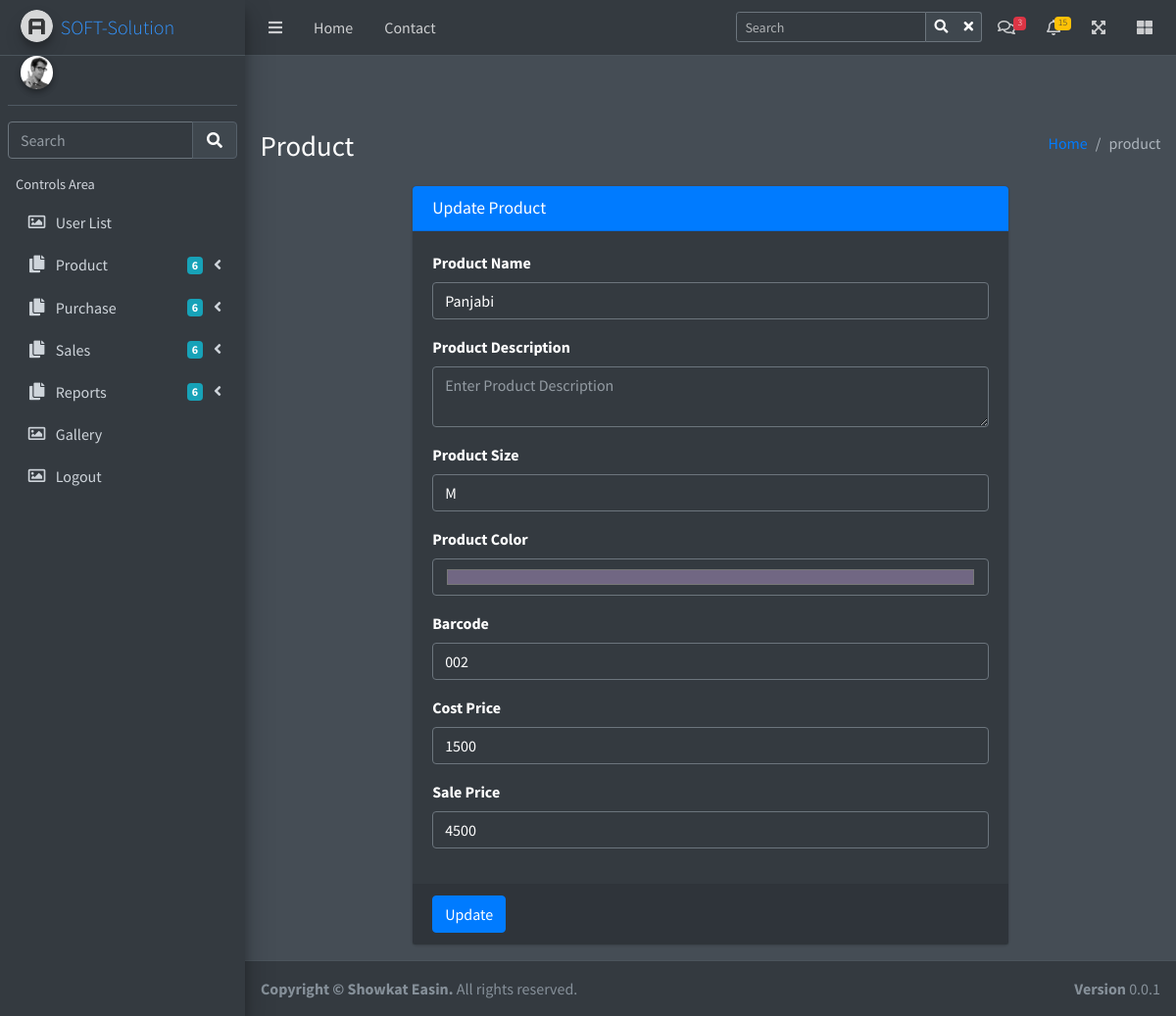
/productedit.php?id=6, run on the app's committed database.
### tables this page shows
CREATE TABLE `tbl_product` (
  `id` int(11) NOT NULL,
  `name` varchar(120) NOT NULL,
  `des` text NOT NULL,
  `size` varchar(10) NOT NULL,
  `color` varchar(20) NOT NULL,
  `barcode` varchar(20) NOT NULL,
  `costPrice` float NOT NULL,
  `salePrice` float NOT NULL
);

### Classes/Product.php (called while the page is built, shortened)
<?php
class Product
{
	private $con="";
	function __construct()
	{
	   $this->con=new mysqli("localhost","root","","pos_batch05");
	}
     function findProduct($id){
        $sql= $this->con->query("SELECT * FROM tbl_product WHERE id='$id'");
        return $sql;
    }
}

### productedit.php (the view, shortened to what this page needs)
<?php
  include "includes/header.php";
?>
  <?php
  include "includes/loader.php";
  ?>
  <?php
  include "includes/navbar.php";
  ?>
  <?php
  include "includes/mainslider.php";
  ?>
  <div class="content-wrapper">
    <div class="content-header">
      <div class="container-fluid">
        <div class="row mb-2">
          <div class="col-sm-6">
            <h1 class="m-0">Product</h1>
          </div>
          <div class="col-sm-6">
            <ol class="breadcrumb float-sm-right">
              <li class="breadcrumb-item"><a href="#">Home</a></li>
              <li class="breadcrumb-item active">product</li>
            </ol>
          </div>
        </div>
      </div>
    </div>
    <section class="content">
      <div class="container-fluid">
        <div class="row">
          <div class="col-md-8 offset-md-2">
            <div class="card card-primary">
              <div class="card-header">
                <h3 class="card-title">Update Product</h3>
              </div>
                <div class="card-body">
                  <?php
                      include"classes/Product.php";
                      $product=new Product;
                      $id=$_GET['id'];
                      $products=$product->findProduct($id);
                      $data = $products->fetch_assoc();
                  ?>
                  <form method="POST">
                  <div class="form-group">
                    <label for="name">Product Name</label>
                    <input type="text" name="name" class="form-control" id="name" placeholder="Enter Product Name" value="<?php echo $data['name'] ?>">
                  </div>
                  <div class="form-group">
                    <label for="des">Product Description</label>
                    <textarea name="des" type="des" class="form-control" id="des" placeholder="Enter Product Description"></textarea>
                  </div>
                  <div class="form-group">
                    <label for="size">Product Size</label>
                    <input name="size" type="text" class="form-control" id="size" placeholder="Enter Product Size" value="<?php echo $data['size'] ?>">
                  </div>
                     <div class="form-group">
                    <label for="color">Product Color</label>
                    <input name="color" type="color" class="form-control" id="color" value="<?php echo $data['color'] ?>">
                  </div>
                    <div class="form-group">
                    <label for="barcode">Barcode</label>
                    <input name="barcode" type="text" class="form-control" id="barcode" value="<?php echo $data['barcode'] ?>">
                  </div>
                    <div class="form-group">
                    <label for="costPrice">Cost Price</label>
                    <input name="costPrice" type="number" class="form-control" id="costPrice" placeholder="Enter Cost Price" value="<?php echo $data['costPrice'] ?>">
                  </div>
                    <div class="form-group">
                    <label for="salePrice">Sale Price</label>
                    <input name="salePrice" type="number" class="form-control" id="salePrice" placeholder="Enter Sale Price" value="<?php echo $data['salePrice'] ?>">
                  </div>
                </div>
                <div class="card-footer">
                  <button name="update" type="submit" class="btn btn-primary">Update</button>
                </div>
            </div>
          </div>
        </div>
      </div>
    </section>
  </div>
 <?php
    include "includes/footer.php";
  ?>
</div>
</body>
</html>

### data on the page
tbl_product: name "Panjabi", size "M", color "#716783", barcode "002", costPrice "1500", salePrice "4500"
